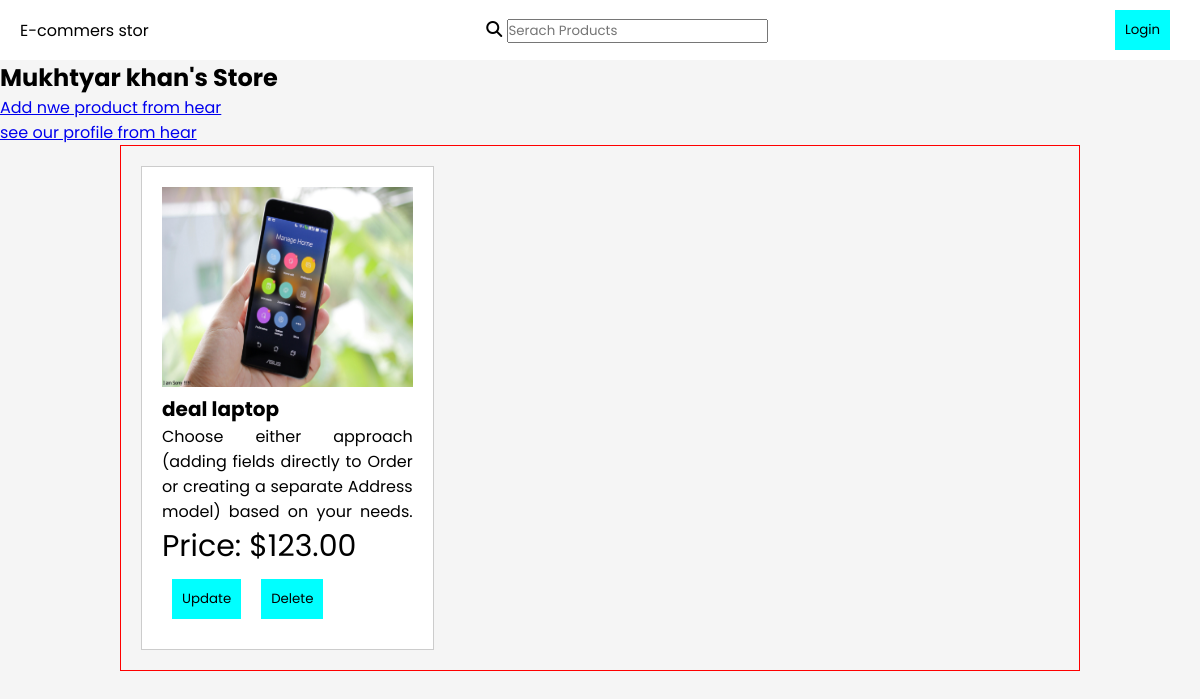
/seller/manage_store/ (signed in), run on the app's committed database.
### seller/models.py (models this page shows)
class Store(models.Model):
    seller = models.ForeignKey(User, on_delete=models.CASCADE)  # Seller who owns the store
    name = models.CharField(max_length=255)
    description = models.TextField()
    is_approved = models.BooleanField(null=True, default=None)  # Approval status by admin
    created_at = models.DateTimeField(auto_now_add=True)

class Products(models.Model):
    product_name = models.CharField(max_length=500)
    product_desc = models.TextField()
    product_price = models.DecimalField(max_digits=20, decimal_places=2)
    product_image = models.ImageField(upload_to='product_images/',null=True,blank=True,default=None)
    store = models.ForeignKey(Store, on_delete=models.CASCADE, related_name='products')
    stock = models.IntegerField(default=0)
    sales_count = models.IntegerField(default=0)

### seller/views.py (the view)
# urls.py: path('manage_store/', views.manage_store, name='manage_store'),
@login_required
def manage_store(request):
    store = Store.objects.get(seller=request.user)
    products = Products.objects.filter(store=store)
    data = {
        "store": store,
        'products': products
        }
    return render(request, 'manage_store.html', data)

### seller/templates/manage_store.html (shortened to what this page needs)
<!DOCTYPE html>
<html lang="en">
<head>
    <link rel="stylesheet" href="/static/style/manage_store.css">
    <link rel="stylesheet" href="https://cdnjs.cloudflare.com/ajax/libs/font-awesome/6.6.0/css/all.min.css">
</head>
<body>
    <header>
        <nav class="nav_bar">
            <div class="right_nav_bar">
                <p>E-commers stor</p>
            </div>
            <div class="center_naw_bar">
                <div class="serach_bar">
                    <i class="fa-solid fa-magnifying-glass"></i>
                    <input type="text" placeholder="Serach Products">
                </div>
            </div>
            <div class="left_nav_bar">
                <div class="button-field">
                    <form action="{% url 'login' %}" method="get">
                        <button type="submit">Login</button>
                    </form>
                </div>
            </div>
        </nav>
    </header>
    <section>
        <div class="store_name">
            <h1>{{ store.name }}'s Store</h1>
        </div>
        <div class="add_new_product">
            <a href="{% url 'add_new_product' %}">Add nwe product from hear</a>
        </div>
        <div>
            <a href="{% url 'seller_profile' %}"> see our profile from hear</a>
        </div>
        <div class="container">
            {% for product in products %}
            <div class="content">
                <div class="product_image">
                    {% if product.product_image %}
                    <img src="{{ product.product_image.url }}" alt="{{ product.product_name }}">
                    {% else %}
                    <p>No image available</p>
                    {% endif %}
                </div>
                <div class="product_name">
                    <strong>{{ product.product_name }}</strong>
                </div>
                <div class="product_desc">{{ product.product_desc }}</div>
                <div class="product_price">Price: ${{ product.product_price }}</div>
                <div class="button-field update">
                    <button><a href="{% url 'update_product' product.id %}">Update</a></button>
                    <button><a href="{% url 'delete_product' product.id %}">Delete</a></button>
                </div>
            </div>
            {% empty %}
            <p>No products available.</p>
            {% endfor %}
        </div>
    </section>
</body>
</html>

### seller/static/style/manage_store.css (style rules this page uses)
* { margin: 0; padding: 0; box-sizing: border-box; font-family: 'Poppins', sans-serif; }
body { background-color:whitesmoke; }
.nav_bar { display: flex; justify-content: space-between; align-items: center; width: 100%; height: 60px; background: white; padding: 0 20px; }
.left_nav_bar { float: right; }
.right_nav_bar { float: left; }
.container { display: grid; grid-template-columns: repeat(3, 1fr); grid-gap: 20px; width: 80%; margin: 0 auto; padding: 20px; border: solid red 1px; }
.content { border: 1px solid #ccc; padding: 20px; text-align: center; background: white; }
.product_name { text-align: left; font-size: 20px; }
.product_desc { overflow: hidden; max-height: 100px; text-align: justify; }
.product_price { font-size: 30px; text-align: left; }
.button-field { display: flex; }
.button-field button { margin: 10px; background-color: aqua; border: #ccc; padding: 10px; }
.button-field a { text-decoration: none; color: black; }
.content img { width: 100%; height: 200px; }

### data on the page
Store: name "Mukhtyar khan"
Products: product_image (picture), product_name "deal laptop", product_desc "Choose either approach (adding fields directly to Order or creating a separate Address model) based on your needs.…", product_price "123.00"
